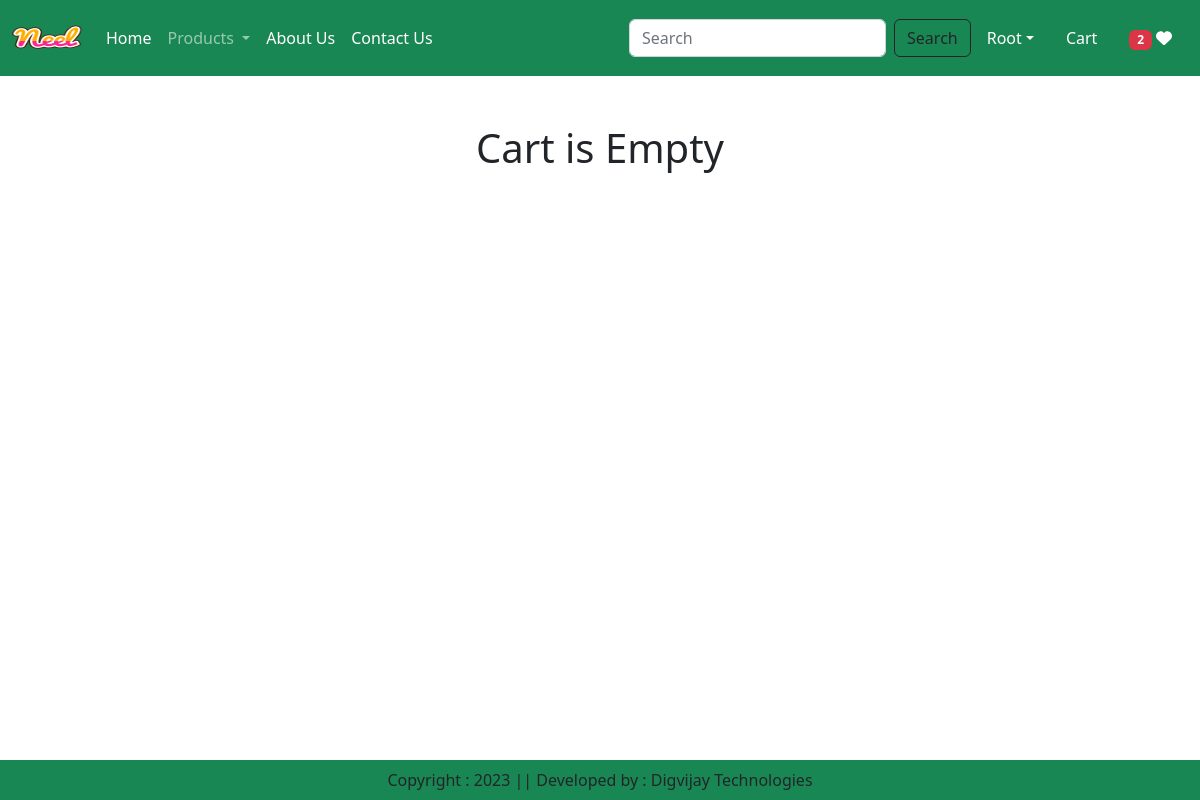
The app's page /cart/ (signed in), older data.
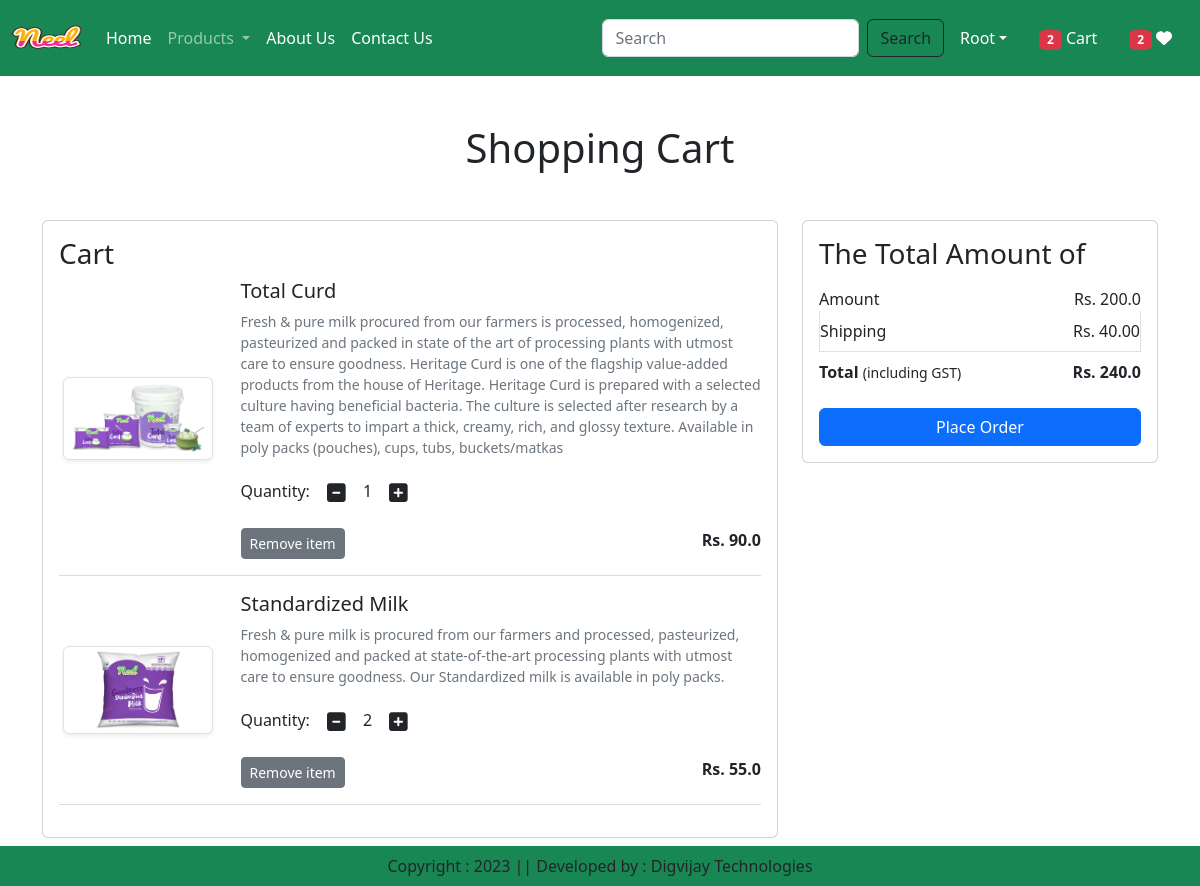
The same page, newer data.
### app/models.py (models this page shows, shortened)
class Cart(models.Model):
    user = models.ForeignKey(User,on_delete=models.CASCADE)
    product = models.ForeignKey(Product,on_delete=models.CASCADE)
    quantity = models.PositiveIntegerField(default=1)

class Product(models.Model):
    title = models.CharField(max_length=100)
    selling_price = models.FloatField()
    discounted_price = models.FloatField()
    description = models.TextField()
    composition = models.TextField(default='')
    prodapp = models.TextField(default='')
    category = models.CharField(choices=CATEGORY_CHOICES, max_length=2)
    product_image = models.ImageField(upload_to='product')

### app/views.py (the view)
# urls.py: path('cart/', views.show_cart, name='showcart'),
@login_required
def show_cart(request):
    user = request.user
    cart = Cart.objects.filter(user=user)
    amount = 0
    for p in cart:
        value = p.quantity * p.product.discounted_price
        amount = amount + value
    totalamount = amount + 40
    totalitem = 0
    wishitem=0
    if request.user.is_authenticated:
        totalitem = len(Cart.objects.filter(user=request.user))
        wishitem = len(Wishlist.objects.filter(user=request.user))
    return render(request, 'app/addtocart.html',locals())

### app/templates/app/addtocart.html (shortened to what this page needs)
{% extends 'app/base.html' %}
{% load static %}
{% block main-content %}
<div class="container my-5">
 <div class="row">
  {% if cart %}
  <h1 class="text-center mb-5">Shopping Cart</h1>
  <div class="col-sm-8">
  <div class="card">
   <div class="card-body">
    <h3>Cart</h3>
    {% for item in cart %}
    <div class="row">
     <div class="col-sm-3 text-center align-self-center"><img src="{{item.product.product_image.url}}" alt="" srcset="" class="img-fluid img-thumbnail shadow-sm" height="150" width="150"> </div>
     <div class="col-sm-9">
      <div>
       <h5>{{item.product.title}}</h5>
       <p class="mb-2 text-muted small">{{item.product.description}}</p>
       <div class="my-3">
        <label for="quantity">Quantity:</label>
        <a class="minus-cart btn" pid={{item.product.id}}><i class="fas fa-minus-square fa-lg"></i></a>
        <span id="quantity">{{item.quantity}}</span>
        <a class="plus-cart btn" pid={{item.product.id}}><i class="fas fa-plus-square fa-lg"></i></a>
       </div>
       <div class="d-flex justify-content-between">
        <a href="#" class="remove-cart btn btn-sm btn-secondary mr-3" pid={{item.product.id}}>Remove item </a>
        <p class="mb-0"><span><strong>Rs. {{item.product.discounted_price}}</strong></span></p>
       </div>
      </div>
     </div>
    </div>
    <hr class="text-muted">
    {% endfor %}
   </div>
   </div>
  </div>
  <div class="col-sm-4">
   <div class="card">
    <div class="card-body">
      <h3>The Total Amount of</h3>
      <ul class="list-group">
       <li class="list-group-item d-flex justify-content-between align-items-center border-0 px-0 pb-0" >Amount<span id="amount">Rs. {{amount}}</span></li>
       <li class="list-group-item d-flex justify-content-between align-items-center px-0">Shipping<span>Rs. 40.00</span></li>
       <li class="list-group-item d-flex justify-content-between align-items-center border-0 px-0 mb-3">
        <div>
           <strong>Total</strong> <small>(including GST)</small>
         </div>
         <span id="totalamount"><strong>Rs. {{totalamount}}</strong></span>
       </li>
      </ul>
      <div class="d-grid"><a href="{% url 'checkout' %}" class="btn btn-primary">Place Order</a></div>
    </div>
   </div>
  </div>
  {% else %}
    <h1 class="text-center mb-5">Cart is Empty</h1>
{% endif %}
</div>
</div>
{% endblock main-content %}

### app/templates/app/base.html (shortened to what this page needs)
<!DOCTYPE html>
{% load static %}
<html lang="en">
<head>
    <link href="https://cdn.jsdelivr.net/npm/bootstrap@5.2.2/dist/css/bootstrap.min.css" rel="stylesheet">
    <link rel="stylesheet" href="{% static 'app/css/owl.carousel.min.css' %}" />
    <link rel="stylesheet" href="{% static 'app/css/all.min.css' %}" />
    <link rel="stylesheet" href="{% static 'app/css/style.css' %}" />
</head>
<body>
    <nav class="navbar navbar-expand-lg navbar-dark bg-success">
        <div class="container-fluid">
          <a class="navbar-brand" href="#">
            <img src="{% static "app/images/neel.png" %}" width="70" height="50" />
          </a>
          <div class="collapse navbar-collapse" id="navbarSupportedContent">
            <ul class="navbar-nav me-auto mb-2 mb-lg-0">
              {% if request.user.is_authenticated %}
              <li class="nav-item">
                <a class="nav-link active" aria-current="page" href="/">Home</a>
              </li>
              <li class="nav-item dropdown">
                <a class="nav-link dropdown-toggle" href="#" role="button" data-bs-toggle="dropdown" aria-expanded="false">
                  Products
                </a>
              </li>
              <li class="nav-item">
                <a class="nav-link text-white" href="{% url 'about' %}">About Us</a>
              </li>
              <li class="nav-item">
                <a class="nav-link text-white" href="{% url 'contact' %}">Contact Us</a>
              </li>
            </ul>
            <form class="d-flex" role="search" action="/search">
              <input class="form-control me-2" type="search" placeholder="Search" name="search"  aria-label="Search">
              <button class="btn btn-outline-dark" type="submit">Search</button>
            </form>
          </div>
          <ul class="navbar-nav me-auto mb-2 mb-lg-0">
            <li class="nav-item dropdown mx-2">
                <a class="nav-link dropdown-toggle text-white" href="#" id="profileDropdown" role="button" data-bs-toggle="dropdown" aria-expanded="false">{{request.user.username|capfirst}}</a>
            </li>
            <li class="nav-item mx-2">
                <a href="{% url 'showcart' %}" class="nav-link text-white"><span class="badge bg-danger">{% if totalitem > 0 %} {{totalitem}} {% endif %}</span> Cart</a>
            </li>
            <li class="nav-item mx-2">
                <a href="{% url 'showwishlist' %}" class="nav-link text-white"><span class="badge bg-danger">{% if wishitem > 0 %} {{wishitem}} {% endif %}</span>  <i class="fa fa-heart"></i></a>
            </li>
            {% endif %}
          </ul>
        </div>
      </nav>
      {% block main-content %}{% endblock main-content %}
      <footer class="container-fluid fixed-bottom bg-success text-center p-2 mt-5">
        Copyright : 2023 || Developed by : Digvijay Technologies
      </footer>
</body>
</html>

Row changes from the older to the newer data that the page shows:
added Cart: product.product_image (picture), product "Total Curd", product.description "Fresh & pure milk procured from our farmers is processed, homogenized, pasteurized and packed in state of the art of processing plants with utmost care to ensure goodness. Heritage Curd is one of the flagship value-added products from the house of Heritage. Heritage Curd is prepared with a selected culture having beneficial bacteria. The culture is selected after research by a team of experts to impart a thick, creamy, rich, and glossy texture. Available in poly packs (pouches), cups, tubs, buckets/matkas", quantity "1", product.discounted_price "90.0"
added Cart: product.product_image (picture), product "Standardized Milk", product.description "Fresh & pure milk is procured from our farmers and processed, pasteurized, homogenized and packed at state-of-the-art processing plants with utmost care to ensure goodness. Our Standardized milk is available in poly packs.", quantity "2", product.discounted_price "55.0"
Text that changed along with them:
{{ totalitem }}: (not shown) → "2"
{{ amount }}: (not shown) → "200.0"
{{ totalamount }}: (not shown) → "240.0"
text no longer shown: "Cart is Empty"
text now shown: "Shopping Cart Cart The Total Amount of Amount Rs. Shipping Rs. 40.00 Total (including GST) Rs. Place Order"
